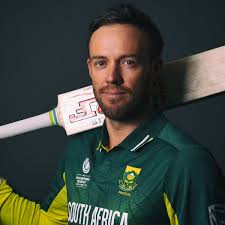
#> input picture images/abd.jpg, 225 x 225 px
$ python MyCannyEdgeDetector.py
#> lines starting #> are read from the running program, lines starting #| are printed output that depends on the picture; after the words box and inside, x2 and y2 are one past the last pixel; in counts of white or black regions, pixels touching at a corner belong together; long printed decimals are rounded
# Arshdeep Singh
# 2020CSB1074

# importing required modules
import numpy as np
import matplotlib.pyplot as plt
from skimage import io
from skimage import data
from skimage.color import *
from skimage import feature,metrics,filters


#--------------------------utility functions--------------------------#

# utility functions to display image
def displayImg(image,r=1,c=1,msg='Image'):
  fig, axes = plt.subplots(r, ncols=c, figsize=(16, 8))
  axes.imshow(image,cmap='gray')
  axes.axis('off')
  axes.set_title(msg)
  plt.show()

# Input image is an array of images
def displayALL(image,msg=['Image']):
  if len(image)==1:
    displayImg(image[0],msg[0])
    return
  fig, axes = plt.subplots(1, ncols=len(image), figsize=(6, 6))
  for img in range(len(image)):
    axes[img].imshow(image[img],cmap='gray')
    axes[img].axis('off')
    text = 'Image'
    if img < len(image):
      text = msg[img]
    axes[img].set_title(text)
  plt.show()


#--------------------------Gaussian Filter--------------------------#

#fetching desired gaussian kernel
def get_Gaussiankernel(sigma=1):
    size = 2*sigma+1
    kernel = np.zeros((size, size))
    for i in range(size):
        for j in range(size):
            kernel[i, j] = (1/(2*np.pi*sigma**2))*(np.exp(-((i - (sigma)) ** 2 + (j - (sigma)) ** 2) / (2 * sigma ** 2)))
    ans = kernel / np.sum(kernel)
    return ans

# performing convolution
def convolution(image, kernel):
  size = int(len(kernel))
  sigma = 1
  sigma = int((size-1)/2)
  img = np.pad(image, (sigma, sigma), 'edge')
  H,W = img.shape
  new_image = np.full(img.shape,0.0)
  for i in range(sigma, H-sigma):
        for j in range(sigma, W-sigma):
          small_img = img[i-sigma:i+sigma+1,j-sigma:j+sigma+1]
          new_image[i,j] = np.sum(small_img*kernel)
  new_image = new_image[sigma:H-sigma, sigma:W-sigma]
  return new_image


# gausian filter main function
def Gaussian_Filter(image,sigma=1):
  kernel = get_Gaussiankernel(sigma)
  convolved_image = convolution(image,kernel)
  return convolved_image


#---------------------------------sobel filter-----------------------------------#

# for calculating direction of gradient
def sobel_direction(Gx,Gy):
  H,W = Gx.shape
  dir = np.zeros([H,W])
  for i in range(H):
    for j in range(W):
      angle = 90
      if Gx[i,j]!=0:
        angle = np.rad2deg(np.arctan2(Gy[i,j],Gx[i,j]))
      if angle<0: angle = angle+180
      dir[i,j] = angle
  return dir

# for calculating magnitude of gradient
def sobel_magnitude(Gx,Gy):
  H,W = Gx.shape
  mag = np.zeros([H,W])
  for i in range(H):
    for j in range(W):
      mag[i,j] = np.sqrt((Gx[i,j]**2) + (Gy[i,j]**2))
  return mag


# sobel filter main function
def sobel_edge_detection(image):
  kernel_x = np.array([[-1,0,1],[-2,0,2],[-1,0,1]])
  kernel_y = np.array([[-1,-2,-1],[0,0,0],[1,2,1]])
  img = np.copy(image)

  Gy = convolution(img,kernel_y)
  Gx = convolution(img,kernel_x)

  G = sobel_magnitude(Gx,Gy)
  Theta = sobel_direction(Gx,Gy)

  return G,Theta


#------------------------------Non-Maximum Suppression--------------------------#

def non_maximal_supperssion(G,Theta):
  H,W = G.shape
  new_G = np.zeros(G.shape)
  for i in range(1,H-1):
    for j in range(1,W-1):
      nbr1 = 0
      nbr2 = 0
      Theta[i,j] = abs(Theta[i,j])
      #angle 0
      if (0 <= Theta[i,j] < 22.5) or (157.5 <= Theta[i,j] <= 180):
          nbr2 = G[i, j+1]
          nbr1 = G[i, j-1]
      #angle 45
      elif (22.5 <= Theta[i,j] < 67.5):
          nbr2 = G[i-1, j+1]
          nbr1 = G[i+1, j-1]
      #angle 90
      elif (67.5 <= Theta[i,j] < 112.5):
          nbr2 = G[i-1, j]
          nbr1 = G[i+1, j]
      #angle -45
      elif (112.5 <= Theta[i,j] < 157.5):
          nbr2 = G[i+1, j+1]
          nbr1 = G[i-1, j-1]

      if (G[i,j] >= nbr2) and (G[i,j] >= nbr1):
          new_G[i,j] = G[i,j]
      else:
          new_G[i,j] = 0
  return new_G


#------------------------------Double Thresholding--------------------------#
weak = 100
strong = 255

def Double_Thresholding(img, lowThreshold=0.3, highThreshold=0.4):

    H, W = img.shape
    threshold_img = np.full((H,W),0)

    # classifying pixels
    strong_i, strong_j = np.where(img >= highThreshold)
    zeros_i, zeros_j = np.where(img <= lowThreshold)
    weak_i, weak_j = np.where((img < highThreshold) & (img > lowThreshold))

    # assigning values
    threshold_img[strong_i, strong_j] = strong
    threshold_img[weak_i, weak_j] = weak
    threshold_img[zeros_i, zeros_j] = 0

    return threshold_img


#------------------------------Hysteresis--------------------------#

def hysteresis(G):
  H = len(G)
  W = len(G[0])
  new_G = np.zeros([H,W])
  G = np.pad(G,((1,1),(1,1)),'edge')
  dr = np.array([-1,-1,0,1,1,1,0,-1])
  dc = np.array([0,1,1,1,0,-1,-1,-1])
  for i in range(H):
    for j in range(W):
      if G[i,j] == weak:
        # check if any of the neighbours are strong
        flag = 0
        for k in range(8):
          if G[i+dr[k],j+dc[k]]>=strong:
            flag = 1
            break

        if flag == 1:
          # make it strong
          new_G[i,j] = strong
        else:
          # make it zero
          new_G[i,j] = 0

      else:
        new_G[i,j] = G[i,j]

  return new_G

#---------------------------------------Canny Edge Detection-----------------------------#
def myCannyEdgeDetector(image,Low_Threshold,High_Threshold):
  # convert to grayscale
  image = rgb2gray(image)

  #calling gaussian filter
  sigma = 2
  gaussian_image = Gaussian_Filter(image,sigma)

  #calling sobel filter
  G, Theta = sobel_edge_detection(gaussian_image)

  #calling original sobel for comparison
  org_sobel = filters.sobel(image)

  #calling non maximal supperssion
  nms_G = non_maximal_supperssion(G,Theta)

  #calling double thresholding
  # print("Max: ",np.max(nms_G),np.min(nms_G))
  threshold_image = Double_Thresholding(nms_G,Low_Threshold,High_Threshold)

  #calling hysteresis
  final_image = hysteresis(threshold_image)

  #calling canny edge detection from skimage
  original_canny = feature.canny(image, sigma,low_threshold=Low_Threshold, high_threshold=High_Threshold)

  #plotting images
  displayALL([image,gaussian_image],['Original Input Image','After Gaussian Blur'])
  displayALL([org_sobel,G],['Inbuilt Sobel','My Sobel'])
  # displayALL([G,Theta],['Magnitude of G','Direction of G'])
  # displayALL([nms_G],['Non Maximal Supperssion'])
  # displayALL([threshold_image],[f'Thresholding with low threshold = {ll} and high threshold = {hh}'])
  displayALL([original_canny,final_image],['Canny from skimage','My Canny Egde Detection'])

  print(f'Thresholding with low threshold = {Low_Threshold} and high threshold = {High_Threshold}')
  #calculating psnr and ssim

  bool_img = final_image==255

  print("PNSR of Image is ",metrics.peak_signal_noise_ratio(original_canny,bool_img))
  print("SSIM of Image is ",metrics.structural_similarity(original_canny,bool_img)*100)


#---------------------------------------Main-----------------------------#
image = io.imread('./images/abd.jpg')
#> image is the input picture: shape (225, 225, 3); mean R, G, B 61.7, 69.1, 61.6
myCannyEdgeDetector(image,0.28,0.38)
#> after the loop in convolution, `for i in range(sigma, H-sigma):`:
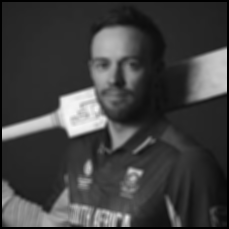
#> new_image: shape (229, 229) float64; min 0, max 0.971, mean 0.254
#> after the loop in convolution (call 3), `for i in range(sigma, H-sigma):`:
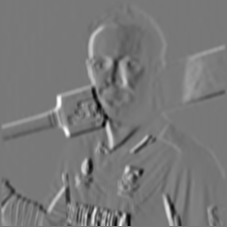
#> new_image: shape (227, 227) float64; min -1.25, max 1.39, mean -0.00012; drawn with min black and max white
#> after the loop in sobel_direction, `for i in range(H):`:
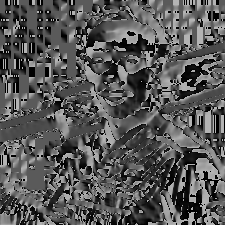
#> dir: shape (225, 225) float64; min 0, max 180, mean 87
#> after the loop in non_maximal_supperssion, `for i in range(1,H-1):`:
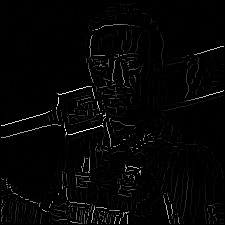
#> new_G: shape (225, 225) float64; min 0, max 1.57, mean 0.0301; drawn with min black and max white
#> in Double_Thresholding, `strong_i, strong_j = np.where(img >= highThreshold)`: strong_i = 1276 values from 24 to 223; strong_j = 1276 values, max 223 at index 49, min 1 at index 524, mean 98.62
#> in Double_Thresholding, `weak_i, weak_j = np.where((img < highThreshold) & (img > lowThreshold))`: weak_i = 363 values from 25 to 223; weak_j = 363 values, max 216 at index 338, min 1 at index 308, mean 118.2
#> in myCannyEdgeDetector, `threshold_image = Double_Thresholding(nms_G,Low_Threshold,High_Thresho..`:
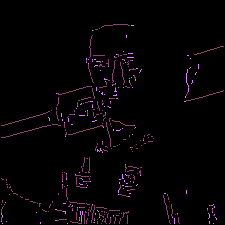
#> threshold_image: shape (225, 225) int64; 3 distinct labels, from 0 to 255; one colour per label, 0 black
#> in hysteresis, `H = len(G)`: H = 225
#> in hysteresis, `G = np.pad(G,((1,1),(1,1)),'edge')`: G: shape (227, 227) int64; 3 distinct labels, from 0 to 255
#> after the loop in hysteresis, `for i in range(H):`:
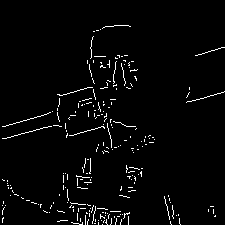
#> new_G: shape (225, 225) float64; 2.7% white in thin lines or dots, all inside (x1, y1, x2, y2) = (2, 25, 225, 225)
#> in myCannyEdgeDetector, `original_canny = feature.canny(image, sigma,low_threshold=Low_Threshol..`:
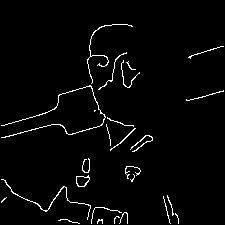
#> original_canny: shape (225, 225) bool; 2.6% white in thin lines or dots, all inside (x1, y1, x2, y2) = (1, 24, 224, 224)
#> the loop in displayALL, `for img in range(len(image)):` made 2 passes
#> text on passes 1 to 2: 'Original Input Image', 'After Gaussian Blur'
#> the loop in displayALL (call 2), `for img in range(len(image)):` made 2 passes
#| PNSR of Image is  13.342
#| SSIM of Image is  73.965
